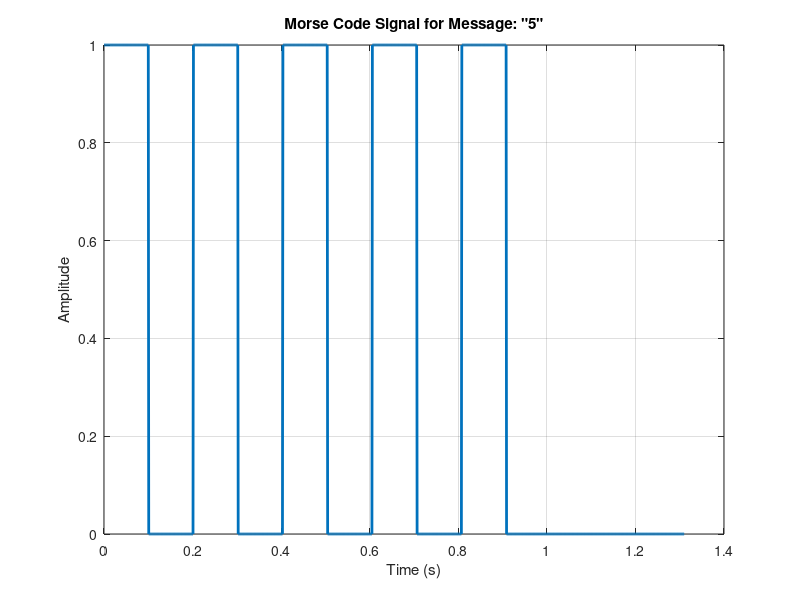

Source code (MATLAB):
% ---------------------------------------------------------
% Project: Morse Code Signal Generation using MATLAB
% Author: Rithika (ECE)
% ---------------------------------------------------------
% This program converts a user-entered text message (A–Z, 0–9)
% into Morse code and generates a corresponding
% pulse signal representation.
% ---------------------------------------------------------

clc; clear; close all;

% Define Morse code for all alphabets and digits using containers.Map
keys = { 'A','B','C','D','E','F','G','H','I','J','K','L','M','N','O','P','Q','R','S','T','U','V','W','X','Y','Z', ...
         '1','2','3','4','5','6','7','8','9','0' };
values = {'.-','-...','-.-.','-..','.','..-.','--.','....','..','.---','-.-','.-..','--','-.','---','.--.','--.-','.-.','...','-','..-','...-','.--','-..-','-.--','--..', ...
          '.----','..---','...--','....-','.....','-....','--...','---..','----.','-----' };
Morse = containers.Map(keys, values);

% ---------------- User Input ----------------
message = input('Enter the message to convert to Morse code: ', 's');
% --------------------------------------------

% Signal parameters
Fs = 1000;                 % Sampling frequency
dot_duration = 0.1;        % Duration of a dot (in seconds)
dash_duration = 3*dot_duration;
gap = dot_duration;        % Gap between elements (dot/dash)
letter_gap = 3*dot_duration; % Gap between letters
word_gap = 7*dot_duration;   % Gap between words

% Create time vectors
t_dot = 0:1/Fs:dot_duration;
t_dash = 0:1/Fs:dash_duration;

% Define pulse shapes
dot = ones(size(t_dot));       % Short pulse
dash = ones(size(t_dash));     % Long pulse
short_gap = zeros(size(0:1/Fs:gap));        % Between dot/dash
medium_gap = zeros(size(0:1/Fs:letter_gap)); % Between letters
long_gap = zeros(size(0:1/Fs:word_gap));     % Between words

% Initialize output signal
signal = [];

% Generate Morse signal
for k = 1:length(message)
    ch = upper(message(k));
    if ch == ' '
        signal = [signal long_gap]; % Space between words
        continue;
    end
    
    if isKey(Morse, ch)
        code = Morse(ch);
        for i = 1:length(code)
            if code(i) == '.'
                signal = [signal dot short_gap];
            elseif code(i) == '-'
                signal = [signal dash short_gap];
            end
        end
        signal = [signal medium_gap]; % Space between letters
    else
        % For unsupported characters, add silence of a word gap
        signal = [signal long_gap];
    end
end

% Time axis for plotting
time = (0:length(signal)-1)/Fs;

% Plot the generated Morse code signal
figure;
plot(time, signal, 'LineWidth', 2);
xlabel('Time (s)');
ylabel('Amplitude');
title(['Morse Code Signal for Message: "' upper(message) '"']);
grid on;

% Optional: Play the Morse code sound
sound(signal, Fs);
